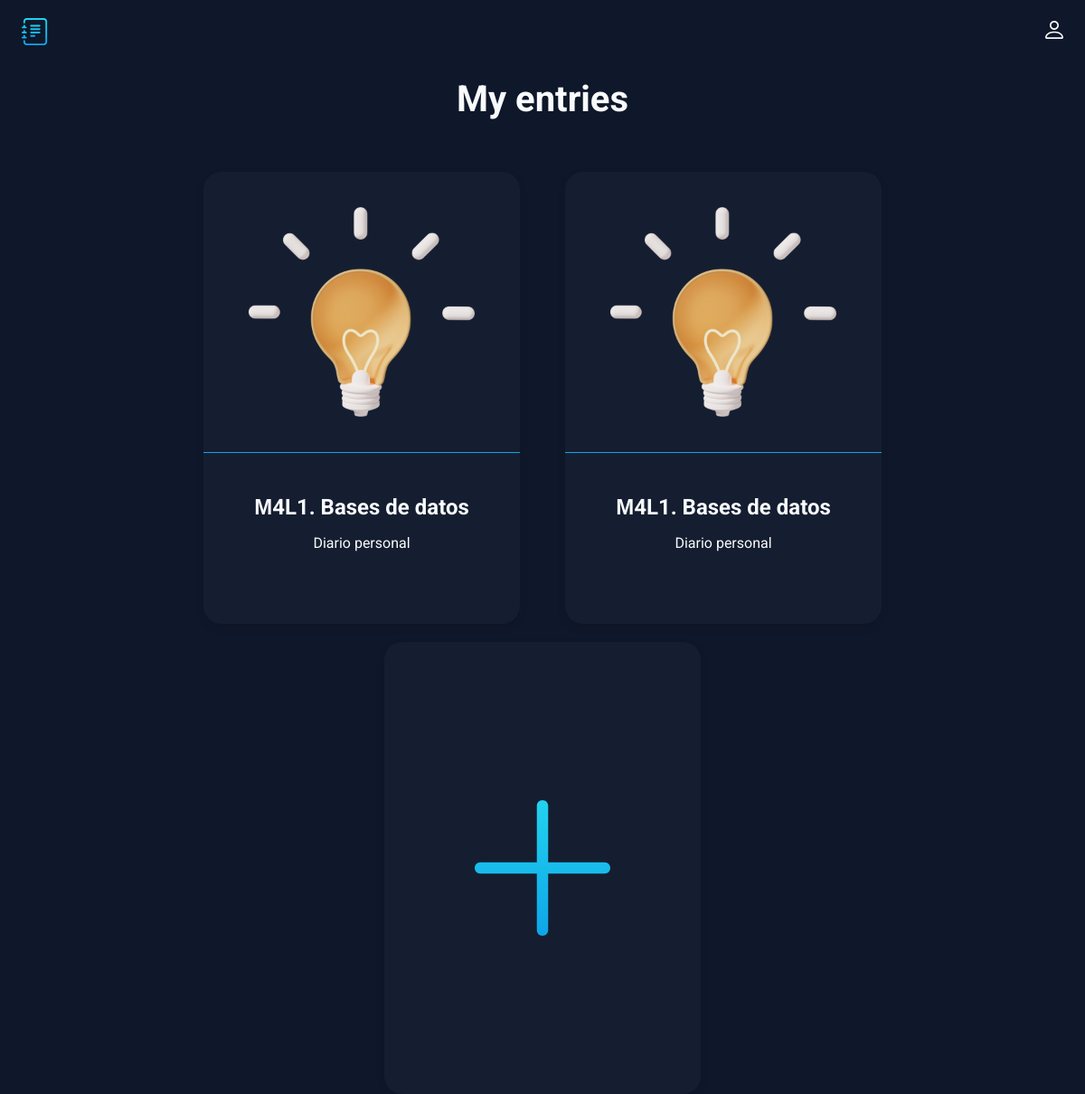
The page /index (signed in) on the database its author committed.
### main.py (models this page shows, shortened)
class Card(db.Model):
    id = db.Column(db.Integer, primary_key=True)
    title = db.Column(db.String(100), nullable=False)
    subtitle = db.Column(db.String(300), nullable=False)
    text = db.Column(db.Text, nullable=False)
    user_email = db.Column(db.String(100), nullable=False)

### main.py (the view)
@app.route('/index')
def index():
    email = session.get('user_email')
    cards = Card.query.filter_by(user_email=email).all()
    return render_template('index.html', cards=cards)

### templates/index.html (shortened to what this page needs)
<!doctype html>
<html lang="en">
<head>
  <link rel="stylesheet" href="../static/css/style.css">
</head>
<body>
  <header class="header">
    <img src="../static/img/logo.svg" alt="logo" width="30" height="30">
    <ul class="main-list">
        <li class="list__item">
            <img src="../static/img/login.svg" alt="login" width="20" height="20">
        </li>
    </ul>
  </header>
  <main>
    {% block content %}
    <h1 class="main__title">My entries</h1>
    <ul class="cards-list">
      {% for el in cards%}
      <li class="card">
        <a class="card__link" href="/card/{{el.id}}">
          <img class="card__img" src="../static/img/post_icon.png" width="250" height="250" alt="post_icon">
          <div class="card__text">
            <h2 class="card__title">{{el.title}}</h2>
            <p class="card__subtitle">{{el.subtitle}}</p>
          </div>
        </a>
      </li>
      {% endfor %}
      <li class="card card--creat">
          <a class="creat__link" href="{{url_for('create')}}"></a>
      </li>
    </ul>
    {% endblock %}
  </main>
</body>
</html>

### static/css/style.css (style rules this page uses)
body { margin: 0; padding: 0; font-family: 'Roboto', sans-serif; font-size: 16px; line-height: 20px; background-color: #0F172A; color: #F8FAFC; }
h1, h2, p { margin: 0; }
img { object-fit: contain; }
a { text-decoration: none; color: inherit; transition: 0.2s; }
ul { list-style: none; margin: 0; padding: 0; }
.header { display: flex; justify-content: space-between; align-items: center; padding: 20px 2%; margin-bottom: 30px; }
.main-list { display: flex; align-items: center; gap: 20px; }
.main__title { font-size: 40px; text-align: center; margin-bottom: 70px; }
.cards-list { display: flex; padding: 0 5%; flex-wrap: wrap; flex-direction: row; gap: 20px; column-gap: 50px; justify-content: center; }
.card { width: 350px; height: 500px; transition: 0.2s; background: rgba(30, 41, 59, 0.4); border-radius: 20px; box-shadow: 0px 4px 10px rgba(0, 0, 0, 0.1); }
.card__link { display: flex; flex-direction: column; align-items: center; width: inherit; height: inherit; }
.card__text { border-top: 1px solid rgba(14, 165, 233, 1); width: inherit; display: flex; padding: 50px 0 20px; flex-direction: column; gap: 20px; align-items: center; }
.card__title { padding: 0 20px; text-align: center; }
.card__subtitle { padding: 0 20px; text-align: center; }
.card__img { padding: 30px; }
.creat__link { display: block; width: inherit; height: inherit; background: url(../img/plus.svg) no-repeat; background-size: 200px 200px; background-position: center; }

### rows shown on the page
Card: title "М4L1. Bases de datos", subtitle "Diario personal"
Card: title "М4L1. Bases de datos", subtitle "Diario personal"
